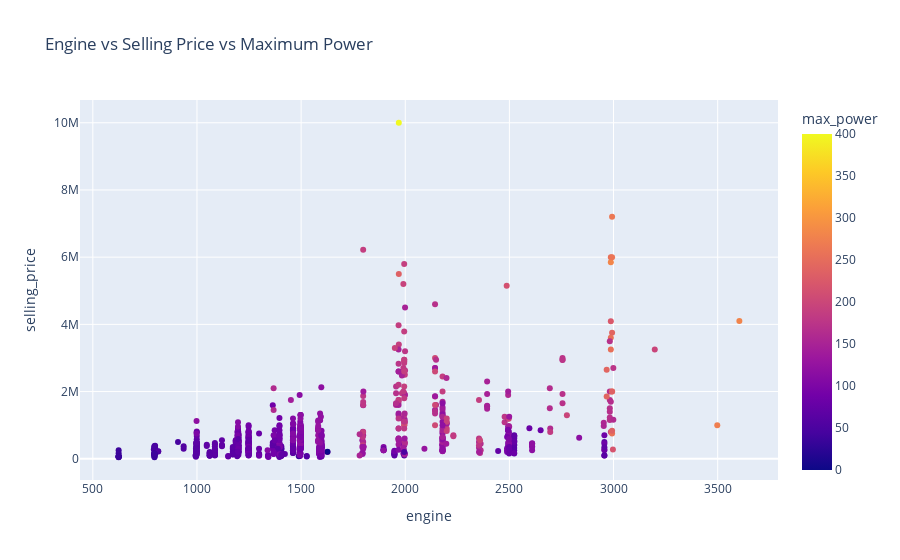

The code cell stored with this chart in its notebook:
### Markdown cell above
## Multivariate Analysis

### Code cell
fig = px.scatter(df, x='engine', y='selling_price', color='max_power',title='Engine vs Selling Price vs Maximum Power')
fig.show()

### Figure 1 — Plotly figure (JSON) as saved in the notebook; plotly's stock layout.template omitted (floating-point values rounded to 4 significant figures; data arrays with more than 128 entries replaced by an {"elided": "..."} marker saying what was removed)
{"data": [{"hovertemplate": "engine=%{x}<br>selling_price=%{y}<br>max_power=%{marker.color}<extra></extra>", "legendgroup": "", "marker": {"color": {"elided": "920 float values"}, "coloraxis": "coloraxis", "symbol": "circle"}, "mode": "markers", "name": "", "orientation": "v", "showlegend": false, "type": "scatter", "x": {"elided": "920 float values"}, "xaxis": "x", "y": {"elided": "920 int values"}, "yaxis": "y"}], "layout": {"coloraxis": {"colorbar": {"title": {"text": "max_power"}}, "colorscale": [[0, "#0d0887"], [0.1111, "#46039f"], [0.2222, "#7201a8"], [0.3333, "#9c179e"], [0.4444, "#bd3786"], [0.5556, "#d8576b"], [0.6667, "#ed7953"], [0.7778, "#fb9f3a"], [0.8889, "#fdca26"], [1, "#f0f921"]]}, "legend": {"tracegroupgap": 0}, "title": {"text": "Engine vs Selling Price vs Maximum Power"}, "xaxis": {"anchor": "y", "domain": [0, 1], "title": {"text": "engine"}}, "yaxis": {"anchor": "x", "domain": [0, 1], "title": {"text": "selling_price"}}}}
